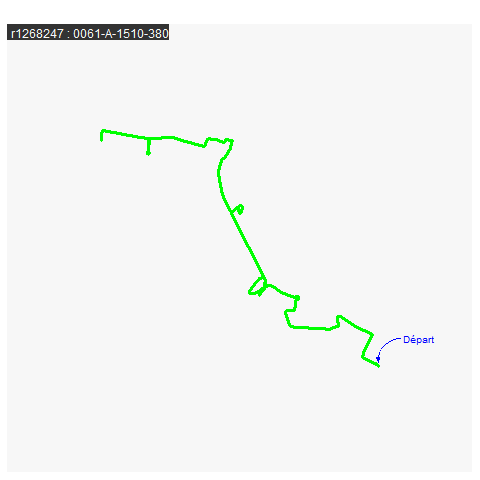

Write the R code that produced this figure.
# <!-- coding: utf-8 -->
#
# issue avec mapsf, n'arrive pas avec overlap = FALSE
#
# auteur : Marc Gauthier
# licence: Creative Commons Paternité - Pas d'Utilisation Commerciale - Partage des Conditions Initiales à l'Identique 2.0 France
# ===============================================================
#
#
# source("geo/scripts/issue_mapsf4.R")
# remotes::install_github("riatelab/mapsf", ref = "dev")
library(sf)
library(mapsf)
library(tidyverse)
  dsn <- "https://raw.githubusercontent.com/mgageo/issues/ee547796e3a99c966c2d0890f4807bf40f14f598/shape_stops_POSB-POSD-alsac-LYH.geojson"
  nc1 <- st_read(dsn) %>%
    st_transform(2154) %>%
    glimpse()
  shape.sf <- nc1 %>%
    filter(st_geometry_type(geometry) != "POINT") %>%
    glimpse()
  points.sf <- st_sf(st_cast(st_geometry(shape.sf), "POINT"))

  mf_init(shape.sf, expandBB = c(0.3, 0.3, 0.3, 0.3))
  mf_map(x = shape.sf, col = "green", lwd = 3, add = TRUE)
  mf_annotation(points.sf[1, ], txt = "Départ", col_txt = "blue", col_arrow = "blue")
  mf_title("r1268247 : 0061-A-1510-3801", inner = TRUE)
  w <- par("din")[1]
  h <- par("din")[2]
  dir <- tempdir()
  dsn <- sprintf("%s/issue_mapsf4.pdf", dir)
  print(sprintf("dsn: %s", dsn))
  dev.copy(pdf, dsn, width = w, height = h)
  dev.off()
  dsn <- sprintf("%s/issue_mapsf4.png", dir)
  print(sprintf("dsn: %s", dsn))
  dev.copy(png, dsn)
  dev.off()
